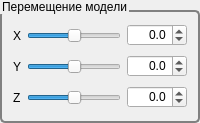
           <widget class="QGroupBox" name="gbMotion">
            <property name="sizePolicy">
             <sizepolicy hsizetype="Preferred" vsizetype="Minimum">
              <horstretch>0</horstretch>
              <verstretch>0</verstretch>
             </sizepolicy>
            </property>
            <property name="styleSheet">
             <string notr="true">QGroupBox::title {
    subcontrol-origin: margin;
    padding: 0px 0 0 0px;
}

QGroupBox {
    border: 2px solid gray;
    border-radius: 5px;
    margin-top: 10px;
}</string>
            </property>
            <property name="title">
             <string>Перемещение модели</string>
            </property>
            <layout class="QGridLayout" name="gridLayout_2">
             <item row="0" column="0">
              <widget class="QLabel" name="lbMoveX">
               <property name="text">
                <string>X</string>
               </property>
              </widget>
             </item>
             <item row="0" column="1">
              <widget class="QSlider" name="hslMoveX">
               <property name="minimumSize">
                <size>
                 <width>90</width>
                 <height>25</height>
                </size>
               </property>
               <property name="cursor">
                <cursorShape>SplitHCursor</cursorShape>
               </property>
               <property name="minimum">
                <number>-20000</number>
               </property>
               <property name="maximum">
                <number>20000</number>
               </property>
               <property name="singleStep">
                <number>1</number>
               </property>
               <property name="pageStep">
                <number>1</number>
               </property>
               <property name="value">
                <number>0</number>
               </property>
               <property name="sliderPosition">
                <number>0</number>
               </property>
               <property name="orientation">
                <enum>Qt::Horizontal</enum>
               </property>
              </widget>
             </item>
             <item row="0" column="2">
              <widget class="QDoubleSpinBox" name="dsbMoveX">
               <property name="sizePolicy">
                <sizepolicy hsizetype="Maximum" vsizetype="Fixed">
                 <horstretch>0</horstretch>
                 <verstretch>0</verstretch>
                </sizepolicy>
               </property>
               <property name="minimumSize">
                <size>
                 <width>60</width>
                 <height>22</height>
                </size>
               </property>
               <property name="maximumSize">
                <size>
                 <width>56</width>
                 <height>22</height>
                </size>
               </property>
               <property name="alignment">
                <set>Qt::AlignRight|Qt::AlignTrailing|Qt::AlignVCenter</set>
               </property>
               <property name="decimals">
                <number>1</number>
               </property>
               <property name="minimum">
                <double>-2000.000000000000000</double>
               </property>
               <property name="maximum">
                <double>2000.000000000000000</double>
               </property>
               <property name="singleStep">
                <double>1.000000000000000</double>
               </property>
               <property name="value">
                <double>0.000000000000000</double>
               </property>
              </widget>
             </item>
             <item row="1" column="0">
              <widget class="QLabel" name="lbMoveY">
               <property name="text">
                <string>Y</string>
               </property>
              </widget>
             </item>
             <item row="1" column="1">
              <widget class="QSlider" name="hslMoveY">
               <property name="minimumSize">
                <size>
                 <width>90</width>
                 <height>25</height>
                </size>
               </property>
               <property name="cursor">
                <cursorShape>SplitHCursor</cursorShape>
               </property>
               <property name="minimum">
                <number>-20000</number>
               </property>
               <property name="maximum">
                <number>20000</number>
               </property>
               <property name="singleStep">
                <number>1</number>
               </property>
               <property name="pageStep">
                <number>1</number>
               </property>
               <property name="value">
                <number>0</number>
               </property>
               <property name="sliderPosition">
                <number>0</number>
               </property>
               <property name="orientation">
                <enum>Qt::Horizontal</enum>
               </property>
              </widget>
             </item>
             <item row="1" column="2">
              <widget class="QDoubleSpinBox" name="dsbMoveY">
               <property name="minimumSize">
                <size>
                 <width>60</width>
                 <height>22</height>
                </size>
               </property>
               <property name="maximumSize">
                <size>
                 <width>56</width>
                 <height>22</height>
                </size>
               </property>
               <property name="alignment">
                <set>Qt::AlignRight|Qt::AlignTrailing|Qt::AlignVCenter</set>
               </property>
               <property name="decimals">
                <number>1</number>
               </property>
               <property name="minimum">
                <double>-2000.000000000000000</double>
               </property>
               <property name="maximum">
                <double>2000.000000000000000</double>
               </property>
               <property name="singleStep">
                <double>1.000000000000000</double>
               </property>
               <property name="value">
                <double>0.000000000000000</double>
               </property>
              </widget>
             </item>
             <item row="2" column="0">
              <widget class="QLabel" name="lbMoveZ">
               <property name="text">
                <string>Z</string>
               </property>
              </widget>
             </item>
             <item row="2" column="1">
              <widget class="QSlider" name="hslMoveZ">
               <property name="minimumSize">
                <size>
                 <width>90</width>
                 <height>25</height>
                </size>
               </property>
               <property name="cursor">
                <cursorShape>SplitHCursor</cursorShape>
               </property>
               <property name="minimum">
                <number>-20000</number>
               </property>
               <property name="maximum">
                <number>20000</number>
               </property>
               <property name="singleStep">
                <number>1</number>
               </property>
               <property name="pageStep">
                <number>1</number>
               </property>
               <property name="value">
                <number>0</number>
               </property>
               <property name="sliderPosition">
                <number>0</number>
               </property>
               <property name="orientation">
                <enum>Qt::Horizontal</enum>
               </property>
              </widget>
             </item>
             <item row="2" column="2">
              <widget class="QDoubleSpinBox" name="dsbMoveZ">
               <property name="minimumSize">
                <size>
                 <width>60</width>
                 <height>22</height>
                </size>
               </property>
               <property name="maximumSize">
                <size>
                 <width>56</width>
                 <height>22</height>
                </size>
               </property>
               <property name="alignment">
                <set>Qt::AlignRight|Qt::AlignTrailing|Qt::AlignVCenter</set>
               </property>
               <property name="decimals">
                <number>1</number>
               </property>
               <property name="minimum">
                <double>-2000.000000000000000</double>
               </property>
               <property name="maximum">
                <double>2000.000000000000000</double>
               </property>
               <property name="singleStep">
                <double>1.000000000000000</double>
               </property>
               <property name="value">
                <double>0.000000000000000</double>
               </property>
              </widget>
             </item>
            </layout>
           </widget>
